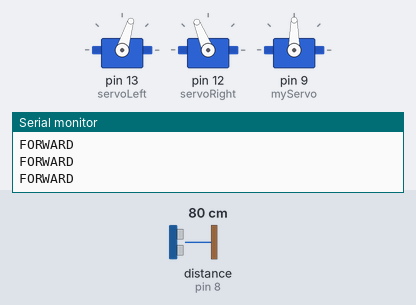
This sketch was run on a simulated Arduino Uno, built with avr-gcc and run on an emulated ATmega328P. On the bench: 3 × servo, the last lines printed to the serial monitor. Wiring (inferred from the names in the program): ultrasonic range finder: trigger pin 7; echo pin 8. The inputs (shaded band) are chosen by the test bench; at power-on: distance to the obstacle (sensor on pin 8) 80 cm. The echo pulse lasts 58.3 µs per cm.

Above: at 1.8 s.
1.9 s: distance to the obstacle (sensor on pin 8) set to 17 cm
3.4 s: distance to the obstacle (sensor on pin 8) set to 14 cm
At 8.3 s:
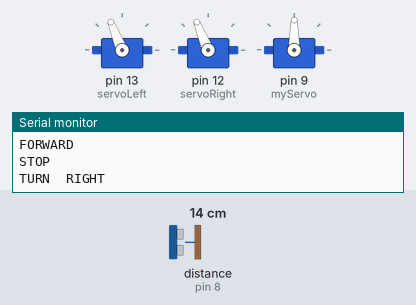
Timing chart, 0 to 14.1 s (numbered marks = the images above; inputs shaded):
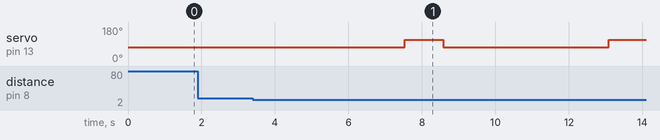

The sketch:

ultra_sonic.ino
```cpp
#include <Servo.h>

#define STOP      0
#define FORWARD   1
#define BACKWARD  2
#define TURNLEFT  3
#define TURNRIGHT 4

Servo servoLeft;
Servo servoRight;
Servo myServo;  //舵机

int trigPin=7;   // 定义超声波信号接收接口
int echoPin=8;  // 定义超声波信号发出接口

void backward(){
  servoLeft.attach(13);  // Attach left signal to pin 13
  servoRight.attach(12); // Attach right signal to pin 12
  servoLeft.writeMicroseconds(1700);  // Left wheel counterclockwise
  servoRight.writeMicroseconds(1300); // Right wheel clockwise
  delay(500);                          // Maneuver for time ms
}

void forward(){
  servoLeft.attach(13);  // Attach left signal to pin 13
  servoRight.attach(12); // Attach right signal to pin 12
  servoLeft.writeMicroseconds(1300);  // Left wheel counterclockwise
  servoRight.writeMicroseconds(1700); // Right wheel clockwise
  delay(500);                          // Maneuver for time ms
}

void left(){
  servoLeft.attach(13);  // Attach left signal to pin 13
  servoRight.attach(12); // Attach right signal to pin 12
  servoLeft.writeMicroseconds(1300);  // Left wheel counterclockwise
  servoRight.writeMicroseconds(1300); // Right wheel clockwise
  delay(550);                          // Maneuver for time ms
}

void right(){
  servoLeft.attach(13);  // Attach left signal to pin 13
  servoRight.attach(12); // Attach right signal to pin 12
  servoLeft.writeMicroseconds(1700);  // Left wheel counterclockwise
  servoRight.writeMicroseconds(1700); // Right wheel clockwise
  delay(550);                          // Maneuver for time ms
}

void stop1(){
  servoLeft.detach();
  servoRight.detach();
}


void setup() {
  // put your setup code here, to run once:
  //串口初始化
  servoLeft.attach(13);  // Attach left signal to pin 13
  servoRight.attach(12); // Attach right signal to pin 12
  //Motor Initialisation

  Serial.begin(9600);
  //舵机引脚初始化
  myServo.attach(9);
  //测速引脚初始化
  // pinMode(leftPWM, OUTPUT);
  // pinMode(rightPWM, OUTPUT);
  //超声波控制引脚初始化
  pinMode(trigPin, OUTPUT);
  pinMode(echoPin, INPUT);
}

void loop() {
  // put your main code here, to run repeatedly:
  avoidance_test();
}

void motorRun(int cmd)
{
  // analogWrite(leftPWM, value);  //设置PWM输出，即设置速度
  // analogWrite(rightPWM, value);
  switch(cmd){
    case FORWARD:
      Serial.println("FORWARD"); //输出状态
      forward();
      break;
     case BACKWARD:
      Serial.println("BACKWARD"); //输出状态
      backward();
      break;
     case TURNLEFT:
      Serial.println("TURN  LEFT"); //输出状态
      left();
      break;
     case TURNRIGHT:
      Serial.println("TURN  RIGHT"); //输出状态
      right();
      break;
     default:
      Serial.println("STOP"); //输出状态
      stop1();
  }
}
void avoidance()
{
  int pos;
  int dis[3];//距离
  motorRun(FORWARD);
  myServo.write(90);
  dis[1]=getDistance(); //中间

  if(dis[1]<30)
  {
    motorRun(STOP);
    for (pos = 90; pos <= 150; pos += 1)
    {
      myServo.write(pos);              // tell servo to go to position in variable 'pos'
      delay(15);                       // waits 15ms for the servo to reach the position
    }
    dis[2]=getDistance(); //左边
    for (pos = 150; pos >= 30; pos -= 1)
    {
      myServo.write(pos);              // tell servo to go to position in variable 'pos'
      delay(15);                       // waits 15ms for the servo to reach the position
      if(pos==90)
        dis[1]=getDistance(); //中间
    }
    dis[0]=getDistance();  //右边
    for (pos = 30; pos <= 90; pos += 1)
    {
      myServo.write(pos);              // tell servo to go to position in variable 'pos'
      delay(15);                       // waits 15ms for the servo to reach the position
    }
    if(dis[0]<dis[2]) //右边距离障碍的距离比左边近
    {
      //左转
      motorRun(TURNLEFT);
      delay(500);
    }
    else  //右边距离障碍的距离比左边远
    {
      //右转
      motorRun(TURNRIGHT);
      delay(500);
    }
  }
}
int getDistance()
{
  digitalWrite(trigPin, LOW);
  delayMicroseconds(5);
  digitalWrite(trigPin, HIGH);
  delayMicroseconds(10);
  digitalWrite(trigPin, LOW);

  long duration = pulseIn(echoPin, HIGH);

  long distance = (duration/2) / 29.1;     // Divide by 29.1 or multiply by 0.034
  if (distance >=50)
  {
    //如果距离小于50厘米返回数据
    return 50;
  }//如果距离小于50厘米小灯熄灭
  else
    return distance;
}


void avoidance_test()
{
  int pos;
  int dis[3];//距离
  motorRun(FORWARD);
  myServo.write(90);
  dis[1]=getDistance(); //中间

  if(dis[1]<15)
  {
    motorRun(STOP);
    delay(2000);
    dis[2]=getDistance(); //左边
    delay(2000);
    dis[0]=getDistance();  //右边

    if(dis[0]<dis[2]) //右边距离障碍的距离比左边近
    {
      //左转
      motorRun(TURNLEFT);
      delay(500);
    }
    else  //右边距离障碍的距离比左边远
    {
      //右转
      motorRun(TURNRIGHT);
      delay(500);
    }
  }
}
```

Measured:
- the behaviour switches between 16 and 15 cm on distance to the obstacle (sensor on pin 8) (found by bisection; images 0 and 1)
- after the input at 3.4 s, servo on pin 13 (servoLeft): 73° → 112° after 4.1 s, → 73° 1.1 s later, → 112° 4.5 s later
